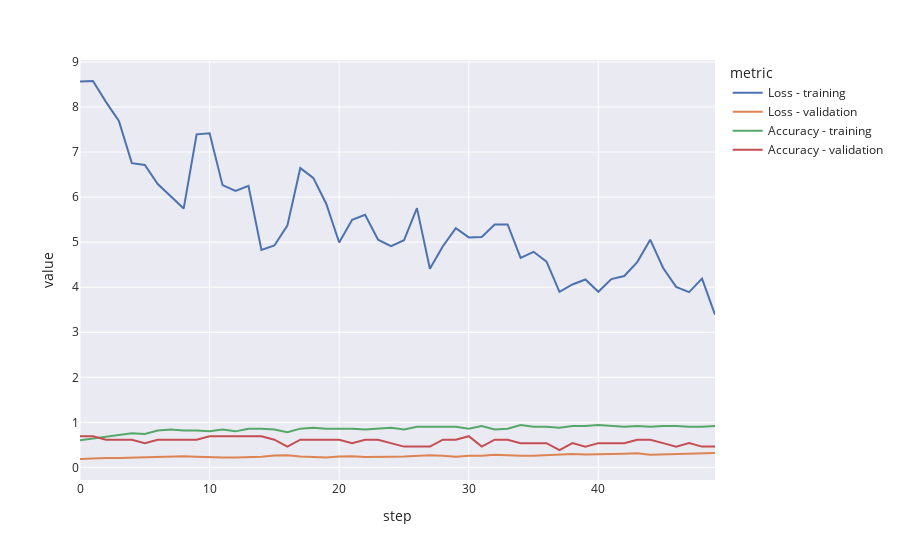

The cell this chart's notebook holds for it:
### Code cell
px.line(training_metrics, x='step', y='value', color='metric')

### Figure 1 — Plotly figure (JSON) as saved in the notebook; plotly's stock layout.template omitted (floating-point values rounded to 4 significant figures)
{"data": [{"hovertemplate": "metric=Loss - training<br>step=%{x}<br>value=%{y}<extra></extra>", "legendgroup": "Loss - training", "line": {"color": "rgb(76,114,176)", "dash": "solid"}, "marker": {"symbol": "circle"}, "mode": "lines", "name": "Loss - training", "orientation": "v", "showlegend": true, "type": "scatter", "x": [0, 1, 2, 3, 4, 5, 6, 7, 8, 9, 10, 11, 12, 13, 14, 15, 16, 17, 18, 19, 20, 21, 22, 23, 24, 25, 26, 27, 28, 29, 30, 31, 32, 33, 34, 35, 36, 37, 38, 39, 40, 41, 42, 43, 44, 45, 46, 47, 48, 49], "xaxis": "x", "y": [8.568, 8.577, 8.114, 7.692, 6.754, 6.713, 6.29, 6.01, 5.746, 7.393, 7.419, 6.266, 6.136, 6.249, 4.829, 4.927, 5.366, 6.644, 6.428, 5.854, 4.993, 5.495, 5.607, 5.055, 4.91, 5.042, 5.756, 4.408, 4.911, 5.312, 5.106, 5.117, 5.392, 5.392, 4.651, 4.786, 4.566, 3.898, 4.061, 4.17, 3.898, 4.179, 4.248, 4.557, 5.055, 4.428, 4.008, 3.891, 4.19, 3.392], "yaxis": "y"}, {"hovertemplate": "metric=Loss - validation<br>step=%{x}<br>value=%{y}<extra></extra>", "legendgroup": "Loss - validation", "line": {"color": "rgb(221,132,82)", "dash": "solid"}, "marker": {"symbol": "circle"}, "mode": "lines", "name": "Loss - validation", "orientation": "v", "showlegend": true, "type": "scatter", "x": [0, 1, 2, 3, 4, 5, 6, 7, 8, 9, 10, 11, 12, 13, 14, 15, 16, 17, 18, 19, 20, 21, 22, 23, 24, 25, 26, 27, 28, 29, 30, 31, 32, 33, 34, 35, 36, 37, 38, 39, 40, 41, 42, 43, 44, 45, 46, 47, 48, 49], "xaxis": "x", "y": [0.1865, 0.189, 0.208, 0.2112, 0.217, 0.2296, 0.2378, 0.2473, 0.2484, 0.2391, 0.2258, 0.2219, 0.2195, 0.2288, 0.2389, 0.2655, 0.2708, 0.2429, 0.2397, 0.2204, 0.2397, 0.2499, 0.23, 0.2272, 0.2362, 0.24, 0.2583, 0.2711, 0.2573, 0.2391, 0.2589, 0.2563, 0.2831, 0.2638, 0.2598, 0.2577, 0.2729, 0.2845, 0.2997, 0.2888, 0.287, 0.2996, 0.303, 0.3114, 0.2823, 0.2914, 0.2942, 0.3055, 0.3185, 0.3192], "yaxis": "y"}, {"hovertemplate": "metric=Accuracy - training<br>step=%{x}<br>value=%{y}<extra></extra>", "legendgroup": "Accuracy - training", "line": {"color": "rgb(85,168,104)", "dash": "solid"}, "marker": {"symbol": "circle"}, "mode": "lines", "name": "Accuracy - training", "orientation": "v", "showlegend": true, "type": "scatter", "x": [0, 1, 2, 3, 4, 5, 6, 7, 8, 9, 10, 11, 12, 13, 14, 15, 16, 17, 18, 19, 20, 21, 22, 23, 24, 25, 26, 27, 28, 29, 30, 31, 32, 33, 34, 35, 36, 37, 38, 39, 40, 41, 42, 43, 44, 45, 46, 47, 48, 49], "xaxis": "x", "y": [0.6, 0.64, 0.68, 0.72, 0.76, 0.74, 0.82, 0.84, 0.82, 0.82, 0.8, 0.84, 0.8, 0.86, 0.86, 0.84, 0.78, 0.86, 0.88, 0.86, 0.86, 0.86, 0.84, 0.86, 0.88, 0.84, 0.9, 0.9, 0.9, 0.9, 0.86, 0.92, 0.84, 0.86, 0.94, 0.9, 0.9, 0.88, 0.92, 0.92, 0.94, 0.92, 0.9, 0.92, 0.9, 0.92, 0.92, 0.9, 0.9, 0.92], "yaxis": "y"}, {"hovertemplate": "metric=Accuracy - validation<br>step=%{x}<br>value=%{y}<extra></extra>", "legendgroup": "Accuracy - validation", "line": {"color": "rgb(196,78,82)", "dash": "solid"}, "marker": {"symbol": "circle"}, "mode": "lines", "name": "Accuracy - validation", "orientation": "v", "showlegend": true, "type": "scatter", "x": [0, 1, 2, 3, 4, 5, 6, 7, 8, 9, 10, 11, 12, 13, 14, 15, 16, 17, 18, 19, 20, 21, 22, 23, 24, 25, 26, 27, 28, 29, 30, 31, 32, 33, 34, 35, 36, 37, 38, 39, 40, 41, 42, 43, 44, 45, 46, 47, 48, 49], "xaxis": "x", "y": [0.6923, 0.6923, 0.6154, 0.6154, 0.6154, 0.5385, 0.6154, 0.6154, 0.6154, 0.6154, 0.6923, 0.6923, 0.6923, 0.6923, 0.6923, 0.6154, 0.4615, 0.6154, 0.6154, 0.6154, 0.6154, 0.5385, 0.6154, 0.6154, 0.5385, 0.4615, 0.4615, 0.4615, 0.6154, 0.6154, 0.6923, 0.4615, 0.6154, 0.6154, 0.5385, 0.5385, 0.5385, 0.3846, 0.5385, 0.4615, 0.5385, 0.5385, 0.5385, 0.6154, 0.6154, 0.5385, 0.4615, 0.5385, 0.4615, 0.4615], "yaxis": "y"}], "layout": {"legend": {"title": {"text": "metric"}, "tracegroupgap": 0}, "margin": {"t": 60}, "xaxis": {"anchor": "y", "domain": [0, 1], "title": {"text": "step"}}, "yaxis": {"anchor": "x", "domain": [0, 1], "title": {"text": "value"}}}}
